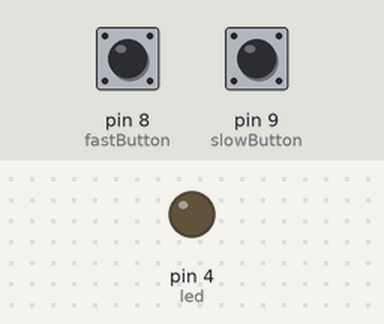
A sketch run on a simulated Arduino Uno, built with avr-gcc and run on an emulated ATmega328P. Shown: output pins drawn as LEDs (lit = HIGH). Dashed ring = blinking. The test bench sets the inputs (shaded band); at power-on: pin 8 (fastButton) HIGH, pin 9 (slowButton) HIGH.

Above: at 1.2 s.
1.3 s: pin 8 (fastButton) pulled LOW for 0.15 s
At 1.7 s:
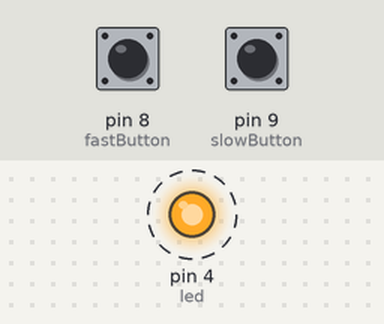
4.4 s: pin 9 (slowButton) pulled LOW for 1 s
At 5.9 s:
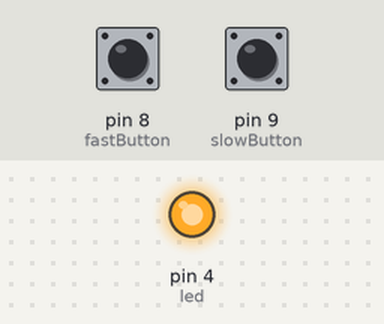
Timing chart, 0 to 13.4 s (numbered marks = the images above; inputs shaded):
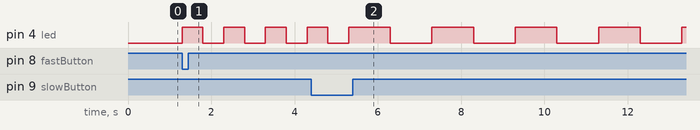

Measured:
- after the input at 1.3 s, pin 4 (led): alternates HIGH for 0.50 s and LOW for 0.50 s, starting at once

The sketch:

sketch_mar5a_evaluation1.ino
```cpp
#define fastButton 8
#define slowButton 9
#define led 4
int slow;
int fast;
int time1=500;
int time2=1000;
void setup() {
  // put your setup code here, to run once:
  pinMode(fastButton,INPUT);
  pinMode(slowButton,INPUT);
  pinMode(led,OUTPUT);

}

void loop() {
  // put your main code here, to run repeatedly:
  fast=digitalRead(fastButton);
  slow=digitalRead(slowButton);
  if(fast==0){
    blink_fast();
  }
  else if(slow==0){
    blink_slow();
  }

}

void blink_fast(){
  while(1){
    slow=digitalRead(slowButton);
  if(slow==0){
    blink_slow();
  }
  digitalWrite(led,HIGH);
  delay(time1);
  digitalWrite(led,LOW);
  delay(time1);

  }
}

void blink_slow(){
  while(1){
    fast=digitalRead(fastButton);
  if(fast==0){
    blink_fast();
  }
  digitalWrite(led,HIGH);
  delay(time2);
  digitalWrite(led,LOW);
  delay(time2);

}
}
```
